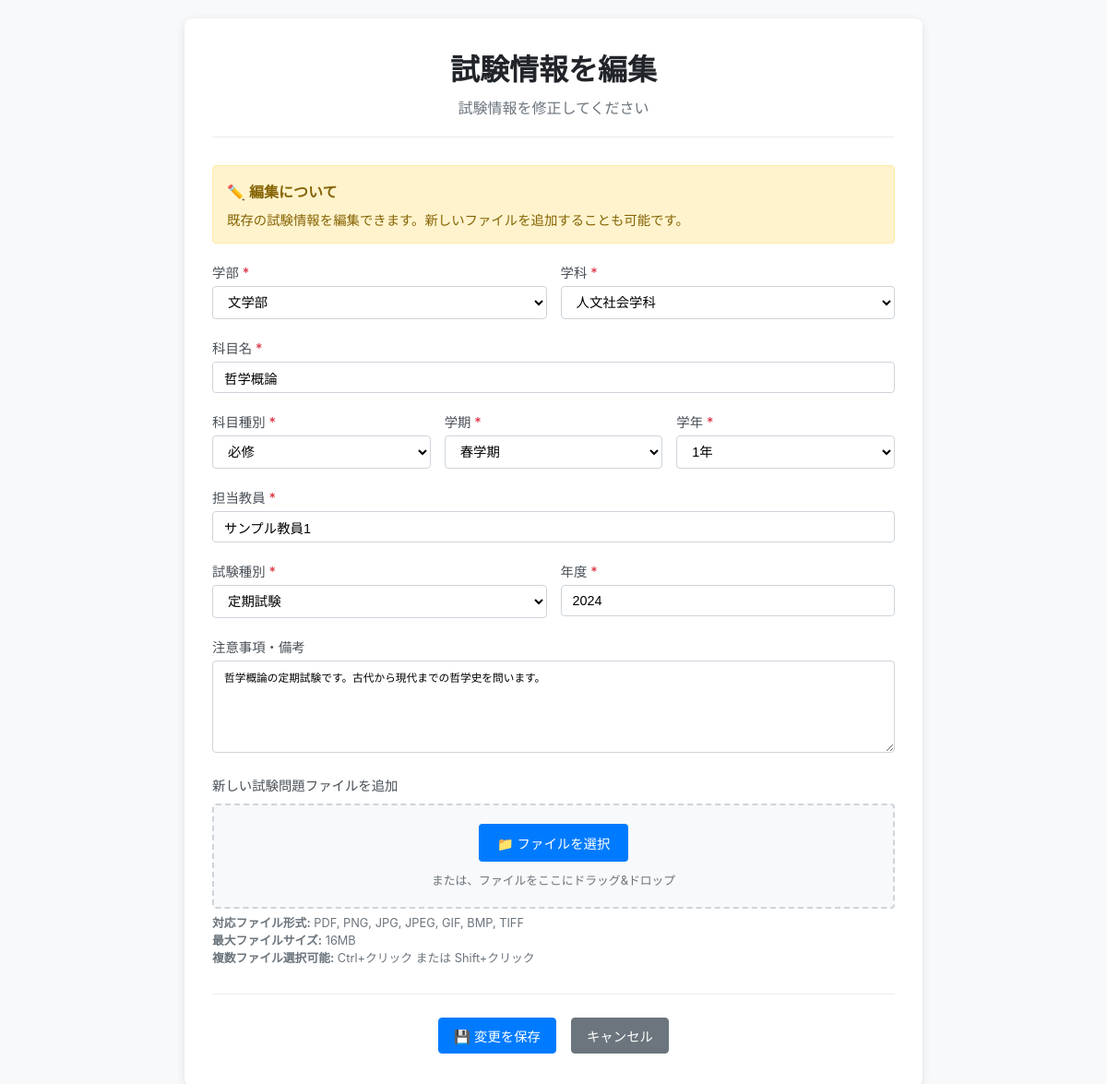
The page /exam-edit/1 (signed in) on the database its author committed.
### tables this page shows
CREATE TABLE Subjects (
                subject_id INTEGER PRIMARY KEY AUTOINCREMENT,
                department_id INTEGER NOT NULL,
                subject_name TEXT NOT NULL,
                subject_type TEXT CHECK (subject_type IN ('必修', '選択必修', '一般教養')),
                semester TEXT CHECK (semester IN ('春学期', '春学期前半', '春学期後半', '秋学期', '秋学期前半', '秋学期後半')),
                grade_level INTEGER CHECK (grade_level BETWEEN 1 AND 4),
                created_at DATETIME DEFAULT CURRENT_TIMESTAMP,
                FOREIGN KEY (department_id) REFERENCES Departments(department_id)
            );

CREATE TABLE Professors (
                professor_id INTEGER PRIMARY KEY AUTOINCREMENT,
                professor_name TEXT NOT NULL
            );

CREATE TABLE Exams (
                exam_id INTEGER PRIMARY KEY AUTOINCREMENT,
                subject_id INTEGER NOT NULL,
                exam_type_id INTEGER NOT NULL,
                exam_year INTEGER NOT NULL,
                instructions TEXT,
                created_by INTEGER,
                created_at DATETIME DEFAULT CURRENT_TIMESTAMP,
                updated_at DATETIME DEFAULT CURRENT_TIMESTAMP,
                FOREIGN KEY (subject_id) REFERENCES Subjects(subject_id),
                FOREIGN KEY (exam_type_id) REFERENCES ExamTypes(exam_type_id),
                FOREIGN KEY (created_by) REFERENCES Users(user_id) ON DELETE SET NULL,
                UNIQUE(subject_id, exam_type_id, exam_year)
            );

### app.py (the view)
@app.route('/exam-edit/<int:exam_id>')
@login_required
def exam_edit(exam_id: int) -> str:
    cur = get_db().cursor()
    exam = cur.execute('''
        SELECT
            e.exam_id,
            e.subject_id,
            e.exam_type_id,
            e.exam_year,
            e.instructions,
            e.created_by,
            s.subject_name,
            s.subject_type,
            s.semester,
            s.grade_level,
            s.department_id,
            d.faculty_id,
            f.faculty_name,
            d.department_name,
            et.exam_type_name
        FROM Exams e
        JOIN Subjects s ON e.subject_id = s.subject_id
        JOIN Departments d ON s.department_id = d.department_id
        JOIN Faculties f ON d.faculty_id = f.faculty_id
        JOIN ExamTypes et ON e.exam_type_id = et.exam_type_id
        WHERE e.exam_id = ?
    ''', (exam_id,)).fetchone()
    if exam is None:
        flash('指定された試験が見つかりません', 'error')
        return redirect(url_for('exams'))
    if exam['created_by'] != session['user_id']:
        flash('この試験を編集する権限がありません', 'error')
        return redirect(url_for('exam_detail', exam_id=exam_id))
    professors = cur.execute('''
        SELECT p.professor_name
        FROM ExamProfessors ep
        JOIN Professors p ON ep.professor_id = p.professor_id
        WHERE ep.exam_id = ?
    ''', (exam_id,)).fetchall()
    professor_names = [p['professor_name'] for p in professors]
    questions = cur.execute('''
        SELECT question_id, picture FROM ExamQuestions WHERE exam_id = ?
    ''', (exam_id,)).fetchall()
    return render_template('exams/edit.html',
                         exam=exam,
                         professor_names=professor_names,
                         questions=questions)

### app.py (called while the page is built)
def get_db() -> sqlite3.Connection:
    db = getattr(g, '_database', None)
    if db is None:
        db = g._database = sqlite3.connect(DATABASE)
        db.execute('PRAGMA foreign_keys = ON')
        db.row_factory = sqlite3.Row
    return db

@app.teardown_appcontext
def close_connection(exception: Optional[BaseException]) -> None:
    db = getattr(g, '_database', None)
    if db is not None:
        db.close()

def login_required(f):
    @wraps(f)
    def decorated_function(*args, **kwargs):
        if 'user_id' not in session:
            return redirect(url_for('login'))
        return f(*args, **kwargs)
    return decorated_function

### templates/exams/edit.html (shortened to what this page needs)
<!DOCTYPE html>
<html lang="ja">
<head>
    <link rel="stylesheet" href="https://cdnjs.cloudflare.com/ajax/libs/font-awesome/6.4.0/css/all.min.css">
</head>
<body>
    <div class="container"
         data-faculty-id="{{ exam.faculty_id }}"
         data-department-id="{{ exam.department_id }}">
        <div class="header">
            <h1>試験情報を編集</h1>
            <p>試験情報を修正してください</p>
        </div>
        <div class="info-box">
            <h3>✏️ 編集について</h3>
            <p>既存の試験情報を編集できます。新しいファイルを追加することも可能です。</p>
        </div>
        <form id="examForm" action="/exam-edit/{{ exam.exam_id }}" method="POST" enctype="multipart/form-data">
            <div class="form-row">
                <div class="form-group">
                    <label for="faculty">学部 <span class="required">*</span></label>
                    <select id="faculty" name="faculty_id" required>
                        <option value="1" {{ 'selected' if exam.faculty_id == 1 else '' }}>文学部</option>
                    </select>
                </div>
                <div class="form-group">
                    <label for="department">学科 <span class="required">*</span></label>
                    <select id="department" name="department_id" required>
                        <option value="">学科を選択してください</option>
                    </select>
                </div>
            </div>
            <div class="form-group">
                <label for="subject_name">科目名 <span class="required">*</span></label>
                <div class="autocomplete-container">
                    <input type="text" id="subject_name" name="subject_name"
                           value="{{ exam.subject_name }}"
                           placeholder="科目名を入力してください" required>
                </div>
            </div>
            <div class="form-row-three">
                <div class="form-group">
                    <label for="subject_type">科目種別 <span class="required">*</span></label>
                    <select id="subject_type" name="subject_type" required>
                        <option value="必修" {{ 'selected' if exam.subject_type == '必修' else '' }}>必修</option>
                    </select>
                </div>
                <div class="form-group">
                    <label for="semester">学期 <span class="required">*</span></label>
                    <select id="semester" name="semester" required>
                        <option value="春学期" {{ 'selected' if exam.semester == '春学期' else '' }}>春学期</option>
                    </select>
                </div>
                <div class="form-group">
                    <label for="grade_level">学年 <span class="required">*</span></label>
                    <select id="grade_level" name="grade_level" required>
                        <option value="1" {{ 'selected' if exam.grade_level == 1 else '' }}>1年</option>
                    </select>
                </div>
            </div>
            <div class="form-group">
                <label for="professor_name">担当教員 <span class="required">*</span></label>
                <div class="autocomplete-container">
                    <input type="text" id="professor_name" name="professor_name"
                           value="{{ professor_names[0] if professor_names else '' }}"
                           placeholder="教員名を入力してください" required>
                </div>
            </div>
            <div class="form-row">
                <div class="form-group">
                    <label for="exam_type">試験種別 <span class="required">*</span></label>
                    <select id="exam_type" name="exam_type_id" required>
                        <option value="1" {{ 'selected' if exam.exam_type_id == 1 else '' }}>定期試験</option>
                    </select>
                </div>
                <div class="form-group">
                    <label for="exam_year">年度 <span class="required">*</span></label>
                    <input type="number" id="exam_year" name="exam_year"
                           value="{{ exam.exam_year }}"
                           min="2020" max="2030" required>
                </div>
            </div>
            <div class="form-group">
                <label for="instructions">注意事項・備考</label>
                <textarea id="instructions" name="instructions" placeholder="試験に関する注意事項や備考を入力してください">{{ exam.instructions or '' }}</textarea>
            </div>
            <div class="form-group">
                <label for="exam_files">新しい試験問題ファイルを追加</label>
                <div class="file-upload-area" id="file-upload-area">
                    <div class="file-input-wrapper">
                        <button type="button" class="file-input-button" onclick="document.getElementById('exam_files').click()">
                            📁 ファイルを選択
                        </button>
                    </div>
                    <p style="margin: 10px 0 0 0; color: #6c757d; font-size: 0.8em;">
                        または、ファイルをここにドラッグ&ドロップ
                    </p>
                </div>
                <div style="font-size: 0.8em; color: #6c757d; margin-top: 5px;">
                    <strong>対応ファイル形式:</strong> PDF, PNG, JPG, JPEG, GIF, BMP, TIFF<br>
                    <strong>最大ファイルサイズ:</strong> 16MB<br>
                    <strong>複数ファイル選択可能:</strong> Ctrl+クリック または Shift+クリック
                </div>
            </div>
            <div class="button-group">
                <button type="submit" class="btn btn-primary">💾 変更を保存</button>
                <a href="/exam/{{ exam.exam_id }}" class="btn btn-secondary">キャンセル</a>
            </div>
        </form>
    </div>
</body>
</html>

### templates/exams/edit.html (style rules this page uses)
* { margin: 0; padding: 0; box-sizing: border-box; }
body { font-family: -apple-system, BlinkMacSystemFont, 'Segoe UI', Roboto, Oxygen, Ubuntu, Cantarell, sans-serif; background-color: #f8f9fa; min-height: 100vh; padding: 20px; }
.container { max-width: 800px; margin: 0 auto; background: white; border-radius: 8px; padding: 30px; box-shadow: 0 2px 10px rgba(0,0,0,0.1); }
.header { text-align: center; margin-bottom: 30px; padding-bottom: 20px; border-bottom: 1px solid #e9ecef; }
.header h1 { color: #212529; font-size: 2em; margin-bottom: 8px; font-weight: 600; }
.header p { color: #6c757d; font-size: 1em; }
.form-group { margin-bottom: 20px; }
.form-group label { display: block; margin-bottom: 5px; font-weight: 500; color: #495057; font-size: 0.9em; }
.form-group input, .form-group select, .form-group textarea { width: 100%; padding: 8px 12px; border: 1px solid #ced4da; border-radius: 4px; font-size: 0.9em; transition: border-color 0.15s ease-in-out, box-shadow 0.15s ease-in-out; background-color: #fff; }
.form-group textarea { min-height: 100px; resize: vertical; }
.form-row { display: grid; grid-template-columns: 1fr 1fr; gap: 15px; }
.form-row-three { display: grid; grid-template-columns: 1fr 1fr 1fr; gap: 15px; }
.required { color: #dc3545; }
.btn { display: inline-block; padding: 8px 16px; border: 1px solid transparent; border-radius: 4px; font-size: 0.9em; font-weight: 400; cursor: pointer; transition: all 0.15s ease-in-out; text-decoration: none; text-align: center; margin: 5px 3px; }
.btn-primary { background-color: #007bff; border-color: #007bff; color: white; }
.btn-secondary { background-color: #6c757d; border-color: #6c757d; color: white; }
.button-group { display: flex; justify-content: center; gap: 10px; margin-top: 30px; padding-top: 20px; border-top: 1px solid #e9ecef; }
.info-box { background-color: #fff3cd; border: 1px solid #ffeaa7; border-radius: 4px; padding: 15px; margin-bottom: 20px; }
.info-box h3 { color: #856404; margin-bottom: 8px; font-size: 1em; font-weight: 600; }
.info-box p { color: #856404; margin-bottom: 0; font-size: 0.9em; }
.autocomplete-container { position: relative; }
.file-upload-area { border: 2px dashed #ced4da; border-radius: 4px; padding: 20px; text-align: center; background-color: #f8f9fa; margin-top: 10px; transition: all 0.3s ease; }
.file-input-wrapper { position: relative; display: inline-block; cursor: pointer; }
.file-input-button { background-color: #007bff; color: white; padding: 10px 20px; border-radius: 4px; border: none; cursor: pointer; font-size: 0.9em; transition: background-color 0.2s; }

### rows shown on the page
Subjects: subject_name "哲学概論"
Professors: professor_name "サンプル教員1"
Exams: exam_year "2024", instructions "哲学概論の定期試験です。古代から現代までの哲学史を問います。"
